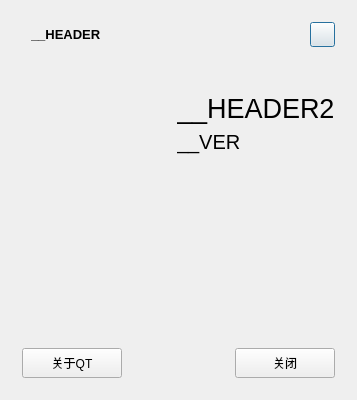
<?xml version="1.0" encoding="UTF-8"?>
<ui version="4.0">
 <class>AboutDialog</class>
 <widget class="QDialog" name="AboutDialog">
  <property name="geometry">
   <rect>
    <x>0</x>
    <y>0</y>
    <width>357</width>
    <height>400</height>
   </rect>
  </property>
  <property name="windowTitle">
   <string>aboutWidget</string>
  </property>
  <layout class="QGridLayout" name="gridLayout">
   <item row="0" column="0">
    <widget class="QWidget" name="w_bg" native="true">
     <layout class="QVBoxLayout" name="verticalLayout">
      <item>
       <layout class="QHBoxLayout" name="horizontalLayout_4">
        <property name="leftMargin">
         <number>9</number>
        </property>
        <item>
         <widget class="QLabel" name="LBL_header">
          <property name="font">
           <font>
            <pointsize>10</pointsize>
            <weight>75</weight>
            <bold>true</bold>
           </font>
          </property>
          <property name="text">
           <string>__HEADER</string>
          </property>
         </widget>
        </item>
        <item>
         <spacer name="horizontalSpacer_2">
          <property name="orientation">
           <enum>Qt::Horizontal</enum>
          </property>
          <property name="sizeHint" stdset="0">
           <size>
            <width>40</width>
            <height>20</height>
           </size>
          </property>
         </spacer>
        </item>
        <item>
         <widget class="QPushButton" name="btn_system_close">
          <property name="minimumSize">
           <size>
            <width>25</width>
            <height>25</height>
           </size>
          </property>
          <property name="maximumSize">
           <size>
            <width>25</width>
            <height>25</height>
           </size>
          </property>
          <property name="text">
           <string/>
          </property>
          <property name="icon">
           <iconset resource="../qss.qrc">
            <normaloff>:/icons/closeNormal.png</normaloff>:/icons/closeNormal.png</iconset>
          </property>
          <property name="iconSize">
           <size>
            <width>20</width>
            <height>20</height>
           </size>
          </property>
         </widget>
        </item>
       </layout>
      </item>
      <item>
       <layout class="QGridLayout" name="gridLayout_2">
        <item row="0" column="1" rowspan="2">
         <spacer name="horizontalSpacer_3">
          <property name="orientation">
           <enum>Qt::Horizontal</enum>
          </property>
          <property name="sizeHint" stdset="0">
           <size>
            <width>40</width>
            <height>20</height>
           </size>
          </property>
         </spacer>
        </item>
        <item row="0" column="0">
         <widget class="QLabel" name="LBL_pic">
          <property name="minimumSize">
           <size>
            <width>128</width>
            <height>128</height>
           </size>
          </property>
          <property name="maximumSize">
           <size>
            <width>128</width>
            <height>128</height>
           </size>
          </property>
          <property name="text">
           <string/>
          </property>
          <property name="pixmap">
           <pixmap resource="../qss.qrc">:/icons/logo.png</pixmap>
          </property>
          <property name="scaledContents">
           <bool>true</bool>
          </property>
         </widget>
        </item>
        <item row="0" column="2">
         <layout class="QVBoxLayout" name="verticalLayout_2">
          <item>
           <spacer name="verticalSpacer_2">
            <property name="orientation">
             <enum>Qt::Vertical</enum>
            </property>
            <property name="sizeHint" stdset="0">
             <size>
              <width>20</width>
              <height>40</height>
             </size>
            </property>
           </spacer>
          </item>
          <item>
           <widget class="QLabel" name="LBL_header_2">
            <property name="font">
             <font>
              <pointsize>20</pointsize>
             </font>
            </property>
            <property name="text">
             <string>__HEADER2</string>
            </property>
           </widget>
          </item>
          <item>
           <widget class="QLabel" name="LBL_version">
            <property name="sizePolicy">
             <sizepolicy hsizetype="Preferred" vsizetype="Maximum">
              <horstretch>0</horstretch>
              <verstretch>0</verstretch>
             </sizepolicy>
            </property>
            <property name="font">
             <font>
              <pointsize>15</pointsize>
             </font>
            </property>
            <property name="text">
             <string>__VER</string>
            </property>
           </widget>
          </item>
          <item>
           <spacer name="verticalSpacer_3">
            <property name="orientation">
             <enum>Qt::Vertical</enum>
            </property>
            <property name="sizeHint" stdset="0">
             <size>
              <width>20</width>
              <height>40</height>
             </size>
            </property>
           </spacer>
          </item>
         </layout>
        </item>
       </layout>
      </item>
      <item>
       <spacer name="verticalSpacer">
        <property name="orientation">
         <enum>Qt::Vertical</enum>
        </property>
        <property name="sizeHint" stdset="0">
         <size>
          <width>20</width>
          <height>40</height>
         </size>
        </property>
       </spacer>
      </item>
      <item>
       <layout class="QHBoxLayout" name="horizontalLayout">
        <item>
         <widget class="QPushButton" name="PB_aboutQt">
          <property name="minimumSize">
           <size>
            <width>100</width>
            <height>30</height>
           </size>
          </property>
          <property name="text">
           <string>关于QT</string>
          </property>
         </widget>
        </item>
        <item>
         <spacer name="horizontalSpacer">
          <property name="orientation">
           <enum>Qt::Horizontal</enum>
          </property>
          <property name="sizeHint" stdset="0">
           <size>
            <width>40</width>
            <height>20</height>
           </size>
          </property>
         </spacer>
        </item>
        <item>
         <widget class="QPushButton" name="btn_mbox_btn01">
          <property name="minimumSize">
           <size>
            <width>100</width>
            <height>30</height>
           </size>
          </property>
          <property name="text">
           <string>关闭</string>
          </property>
         </widget>
        </item>
       </layout>
      </item>
     </layout>
    </widget>
   </item>
  </layout>
 </widget>
 <layoutdefault spacing="6" margin="11"/>
 <resources>
  <include location="../qss.qrc"/>
  <include location="../qss.qrc"/>
 </resources>
 <connections/>
</ui>
